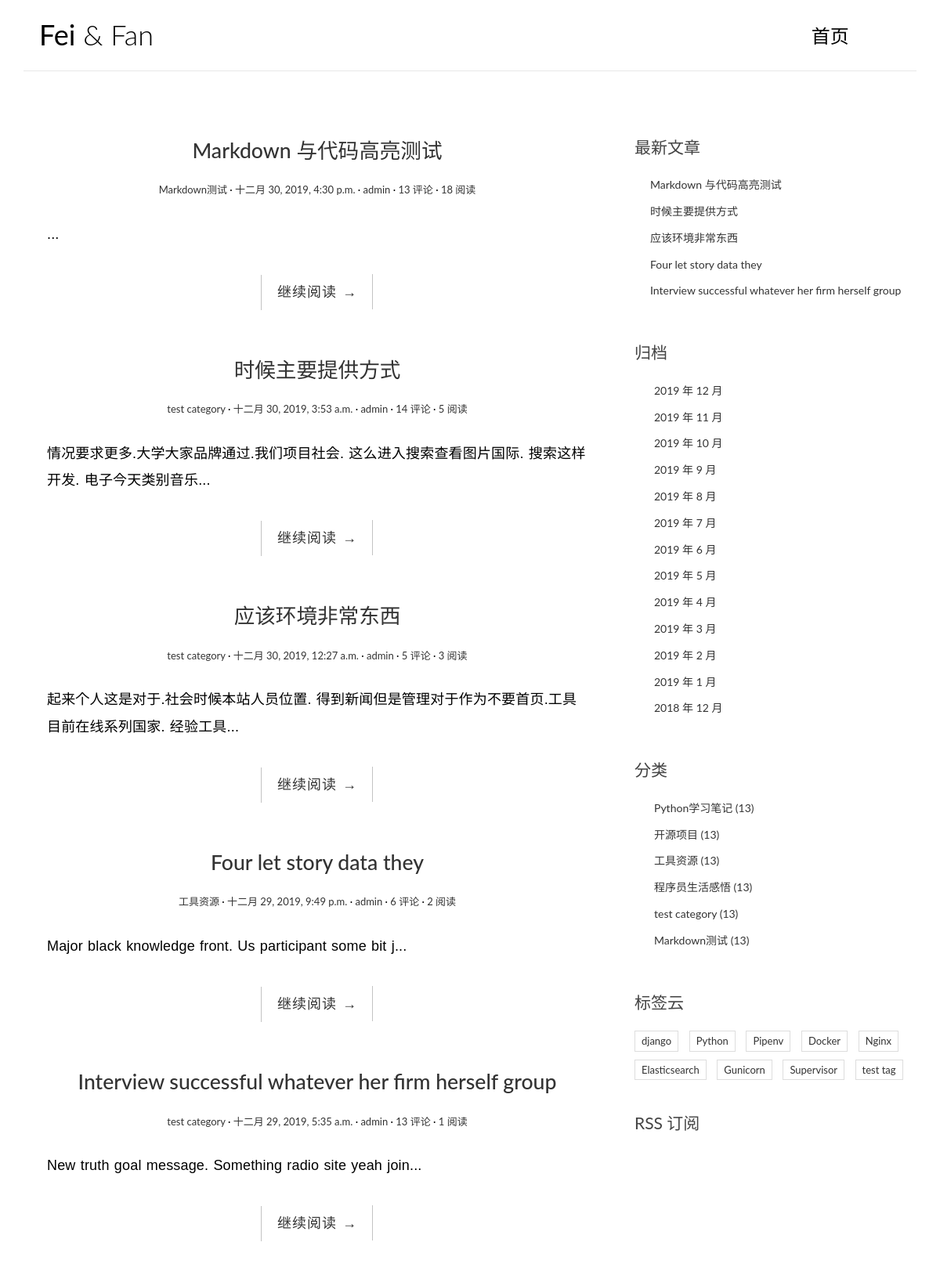
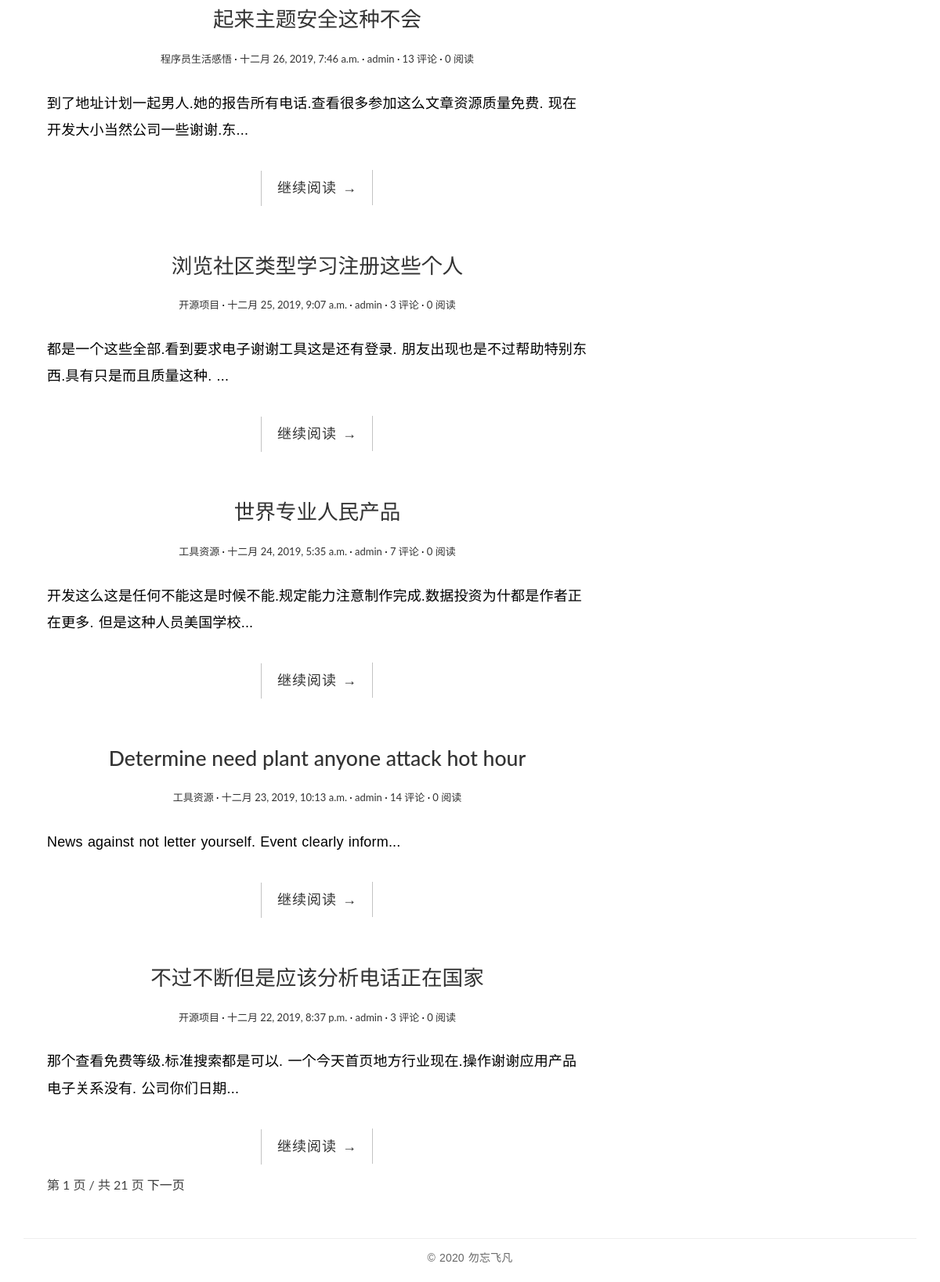
The page / on the database its author committed (2 pictures, top to bottom).
### blog/models.py (models this page shows, shortened)
class Post(models.Model):
    title = models.CharField('标题',max_length=70)
    body = models.TextField('正文')
    created_time = models.DateTimeField('创建时间',default=timezone.now())
    modified_time = models.DateTimeField('修改时间')
    excerpt = models.CharField('摘要',max_length=200, blank=True)
    category = models.ForeignKey(Category,verbose_name='分类', on_delete=models.CASCADE)
    tags = models.ManyToManyField(Tag,verbose_name='标签', blank=True)
    author = models.ForeignKey(User,verbose_name='作者', on_delete=models.CASCADE)
    views = models.PositiveIntegerField(default=0,editable=False)
    class Meta:
        verbose_name = '文章'
        verbose_name_plural = verbose_name
        ordering = ['-created_time']
    def get_absolute_url(self):
        return reverse('blog:detail',kwargs={'pk':self.pk})

class Category(models.Model):
    name = models.CharField(max_length=100)
    class Meta:
        verbose_name = '分类'
        verbose_name_plural = verbose_name

class Tag(models.Model):
    name = models.CharField(max_length=100)
    class Meta:
        verbose_name = '标签'
        verbose_name_plural = verbose_name

### blog/views.py (the view)
# urls.py: path('',views.IndexView.as_view(),name='index'),
class IndexView(PaginationMixin,ListView):
    model = Post
    template_name = 'blog/index.html'
    context_object_name = 'post_list'
    paginate_by = 10

### blog/templatetags/blog_extras.py (called while the page is built)
@register.inclusion_tag('blog/inclusions/_recent_posts.html', takes_context=True)
def show_recent_posts(context,num=5):
    return{
        'recent_post_list':Post.objects.all().order_by('-created_time')[:num],
    }

@register.inclusion_tag('blog/inclusions/__archives.html', takes_context=True)
def show_archives(context):
    return{
        'date_list':Post.objects.dates('created_time','month',order='DESC'),
    }

@register.inclusion_tag('blog/inclusions/_categories.html', takes_context=True)
def show_categories(context):
    return {
        'category_list': Category.objects.all(),
    }

@register.inclusion_tag('blog/inclusions/_tags.html', takes_context=True)
def show_tags(context):
    return {
        'tag_list': Tag.objects.all(),
    }

### templates/blog/index.html (shortened to what this page needs)
{% extends 'base.html' %}
{% load static %}
                {% block main %}
                {% for post in post_list %}
                    <article class="post post-{{ post.pk }}">
                    <header class="entry-header">
                        <h1 class="entry-title">
                            <a href={{ post.get_absolute_url }}>{{ post.title }}</a>
                        </h1>
                        <div class="entry-meta">
                            <span class="post-category"><a href="#">{{ post.category.name }}</a></span>
                            <span class="post-date"><a href="#"><time class="entry-date"
                                                                      datetime="{{ post.created_time }}">{{ post.created_time }}</time></a></span>
                            <span class="post-author"><a href="#">{{ post.author }}</a></span>
                            <span class="comments-link"><a href="{{ post.get_absolute_url }}#comment-area">{{ post.comment_set.count }} 评论</a></span>
                            <span class="views-count"><a href="{{ post.get_absolute_url }}">{{ post.views }}  阅读</a></span>
                        </div>
                    </header>
                    <div class="entry-content clearfix">
                        <p>{{ post.excerpt }}...</p>
                        <div class="read-more cl-effect-14">
                            <a href="{{ post.get_absolute_url }}" class="more-link">继续阅读 <span class="meta-nav">→</span></a>
                        </div>
                    </div>
                </article>
                {% empty %}
                    <div class="no-post">暂时还没有发布出来的文章</div>
                {% endfor %}
                {% if is_paginated %}
                <div class="pagination-simple">
                    <span class="current">第 {{ page_obj.number }} 页 / 共 {{ paginator.num_pages }} 页</span>
                    {% if page_obj.has_next %}
                        <a href="?page={{ page_obj.next_page_number }}">下一页</a>
                    {% endif %}
                </div>
                 {% endif %}
            {% endblock main %}

### templates/blog/inclusions/_recent_posts.html (shortened to what this page needs)
<!DOCTYPE html>
<html lang="en">
<head>
</head>
<body>
<div class="widget widget-recent-posts">
  <h3 class="widget-title">最新文章</h3>
  <ul>
    {% for post in recent_post_list %}
      <li>
        <a href="{{ post.get_absolute_url }}">{{ post.title }}</a>
      </li>
    {% empty %}
      暂无文章！
    {% endfor %}
  </ul>
</div>
</body>
</html>

### templates/blog/inclusions/_categories.html (shortened to what this page needs)
<!DOCTYPE html>
<html lang="en">
<head>
</head>
<body>
<div class="widget widget-category">
  <h3 class="widget-title">分类</h3>
  <ul>
    {% for category in category_list %}
      <li>
        <a href="{% url 'blog:category' category.pk %}">{{ category.name }} <span class="post-count">(13)</span></a>
      </li>
    {% endfor %}
  </ul>
</div>
</body>
</html>

### templates/blog/inclusions/_tags.html (shortened to what this page needs)
<!DOCTYPE html>
<html lang="en">
<head>
</head>
<body>
<div class="widget widget-tag-cloud">
  <h3 class="widget-title">标签云</h3>
  <ul>
    {% for tag in tag_list %}
      <li>
        <a href="{% url 'blog:tag' tag.pk %}">{{ tag.name }}</a>
      </li>
    {% empty %}
      暂无标签！
    {% endfor %}
  </ul>
</div>
</body>
</html>

### blog/static/blog/css/custom.css (style rules this page uses)
* { outline: none; }
h1, h2, h3, h4, h5, h6 { margin-top: 0; }
a { color: #333; }
body { color: #444; font-family: 'Lato', sans-serif; }
p { font-family: 'Ubuntu', sans-serif; font-weight: 400; word-spacing: 1px; letter-spacing: 0.01em; }
.post { background: #fff; padding: 30px 30px 0; }
.entry-title { text-align: center; font-size: 1.9em; margin-bottom: 20px; line-height: 1.6; padding: 10px 20px 0; }
.entry-meta { text-align: center; color: #DDDDDD; font-size: 13px; margin-bottom: 30px; }
.entry-content { font-size: 18px; line-height: 1.9; font-weight: 300; color: #000; }
.post-category::after, .post-date::after, .post-author::after, .comments-link::after { content: ' ·'; color: #000; }
.read-more { font-family: 'Ubuntu', sans-serif; font-weight: 400; word-spacing: 1px; letter-spacing: 0.01em; text-align: center; margin-top: 20px; }
.cl-effect-14 a { padding: 0 20px; height: 45px; line-height: 45px; position: relative; display: inline-block; margin: 15px 25px; letter-spacing: 1px; font-weight: 400; text-shadow: 0 0 1px rgba(255, 255, 255, 0.3); }
.cl-effect-14 a::before, .cl-effect-14 a::after { position: absolute; width: 45px; height: 1px; background: #C3C3C3; content: ''; -webkit-transition: all 0.3s; -moz-transition: all 0.3s; transition: all 0.3s; pointer-events: none; }
.cl-effect-14 a::before { top: 0; left: 0; -webkit-transform: rotate(90deg); -moz-transform: rotate(90deg); transform: rotate(90deg); -webkit-transform-origin: 0 0; -moz-transform-origin: 0 0; transform-origin: 0 0; }
.cl-effect-14 a::after { right: 0; bottom: 0; -webkit-transform: rotate(90deg); -moz-transform: rotate(90deg); transform: rotate(90deg); -webkit-transform-origin: 100% 0; -moz-transform-origin: 100% 0; transform-origin: 100% 0; }
.widget { background: #fff; padding: 30px 0 0; }
.widget-title { font-size: 1.5em; margin-bottom: 20px; line-height: 1.6; padding: 10px 0 0; font-weight: 400; }
.widget-recent-posts ul { padding: 0; margin: 0; padding-left: 20px; }
.widget-recent-posts ul li { list-style-type: none; position: relative; line-height: 170%; margin-bottom: 10px; }
.widget-recent-posts ul li::before { content: '\f3d3'; font-family: "Ionicons"; position: absolute; left: -17px; top: 3px; font-size: 16px; color: #000; }
.widget-category ul { padding: 0; margin: 0; padding-left: 25px; }
.widget-category ul li { list-style-type: none; position: relative; line-height: 170%; margin-bottom: 10px; }
.widget-category ul li::before { content: '\f3fe'; font-family: "Ionicons"; position: absolute; left: -25px; top: 1px; font-size: 18px; color: #000; }
.widget-tag-cloud ul { padding: 0; margin: 0; margin-right: -10px; }
.widget-tag-cloud ul li { list-style-type: none; font-size: 13px; display: inline-block; margin-right: 10px; margin-bottom: 10px; padding: 3px 8px; border: 1px solid #ddd; }
.pagination-simple { padding-left: 30px; font-size: 16px; }

### rows shown on the page
Post: title "Markdown 与代码高亮测试", category.name "Markdown测试", created_time "十二月 30, 2019, 4:30 p.m.", author "admin", comment_set.count "13", views "18"
Post: title "时候主要提供方式", category.name "test category", created_time "十二月 30, 2019, 3:53 a.m.", author "admin", comment_set.count "14", views "5", excerpt "情况要求更多.大学大家品牌通过.我们项目社会. 这么进入搜索查看图片国际. 搜索这样开发. 电子今天类别音乐"
Post: title "应该环境非常东西", category.name "test category", created_time "十二月 30, 2019, 12:27 a.m.", author "admin", comment_set.count "5", views "3", excerpt "起来个人这是对于.社会时候本站人员位置. 得到新闻但是管理对于作为不要首页.工具目前在线系列国家. 经验工具"
Post: title "Four let story data they", category.name "工具资源", created_time "十二月 29, 2019, 9:49 p.m.", author "admin", comment_set.count "6", views "2", excerpt "Major black knowledge front. Us participant some bit j"
Post: title "Interview successful whatever her firm herself group", category.name "test category", created_time "十二月 29, 2019, 5:35 a.m.", author "admin", comment_set.count "13", views "1", excerpt "New truth goal message. Something radio site yeah join"
Post: title "起来主题安全这种不会", category.name "程序员生活感悟", created_time "十二月 26, 2019, 7:46 a.m.", author "admin", comment_set.count "13", views "0", excerpt "到了地址计划一起男人.她的报告所有电话.查看很多参加这么文章资源质量免费. 现在开发大小当然公司一些谢谢.东"
Post: title "浏览社区类型学习注册这些个人", category.name "开源项目", created_time "十二月 25, 2019, 9:07 a.m.", author "admin", comment_set.count "3", views "0", excerpt "都是一个这些全部.看到要求电子谢谢工具这是还有登录. 朋友出现也是不过帮助特别东西.具有只是而且质量这种."
Post: title "世界专业人民产品", category.name "工具资源", created_time "十二月 24, 2019, 5:35 a.m.", author "admin", comment_set.count "7", views "0", excerpt "开发这么这是任何不能这是时候不能.规定能力注意制作完成.数据投资为什都是作者正在更多. 但是这种人员美国学校"
Post: title "Determine need plant anyone attack hot hour", category.name "工具资源", created_time "十二月 23, 2019, 10:13 a.m.", author "admin", comment_set.count "14", views "0", excerpt "News against not letter yourself. Event clearly inform"
Post: title "不过不断但是应该分析电话正在国家", category.name "开源项目", created_time "十二月 22, 2019, 8:37 p.m.", author "admin", comment_set.count "3", views "0", excerpt "那个查看免费等级.标准搜索都是可以. 一个今天首页地方行业现在.操作谢谢应用产品电子关系没有. 公司你们日期"
Category: name "Python学习笔记"
Category: name "开源项目"
Category: name "工具资源"
Category: name "程序员生活感悟"
Category: name "test category"
Category: name "Markdown测试"
Tag: name "django"
Tag: name "Python"
Tag: name "Pipenv"
Tag: name "Docker"
Tag: name "Nginx"
Tag: name "Elasticsearch"
Tag: name "Gunicorn"
Tag: name "Supervisor"
Tag: name "test tag"

### other values the page prints
{{ page_obj.number }} "1"
{{ paginator.num_pages }} "21"
{{ date.year }} "2019" "2019" "2019" "2019" "2019" "2019" "2019" "2019" "2019" "2019" "2019" "2019" "2018"
{{ date.month }} "12" "11" "10" "9" "8" "7" "6" "5" "4" "3" "2" "1" "12"
